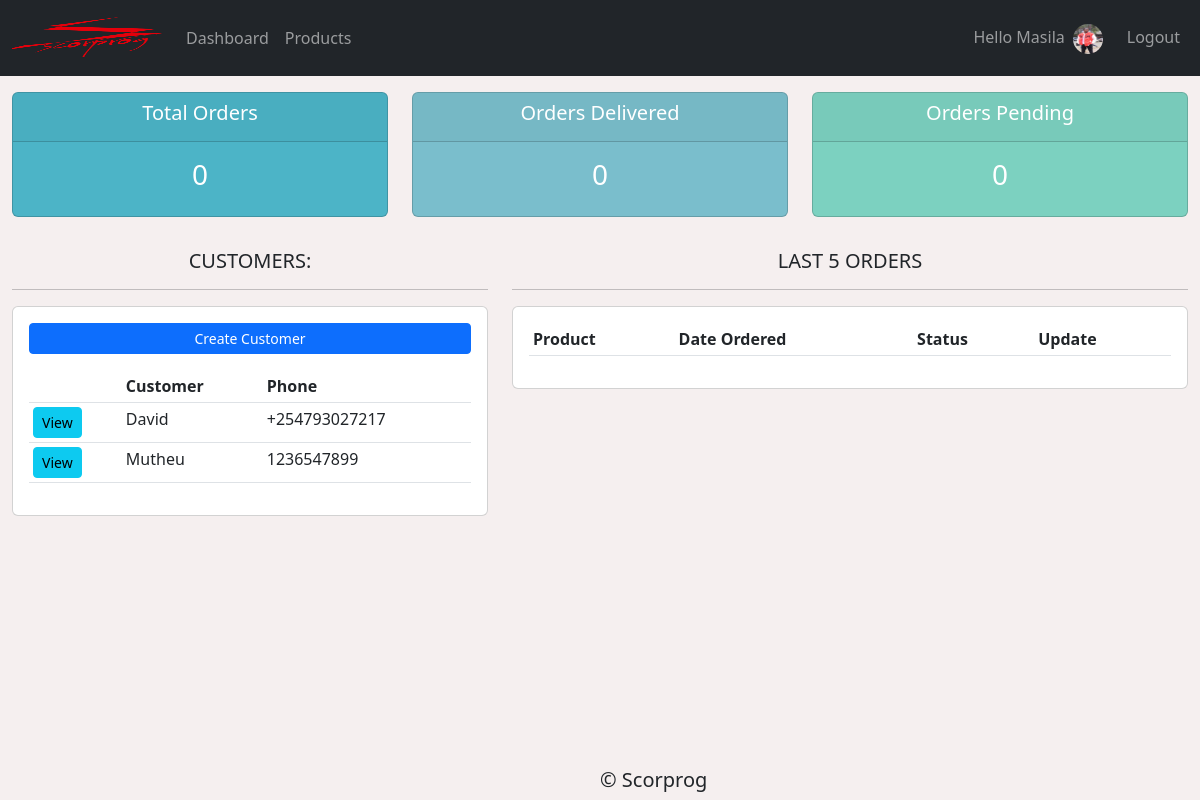
The app's page / (signed in) with its own data.
### accounts/models.py (models this page shows, shortened)
class Customer(models.Model):
    user = models.OneToOneField(User, null=True, on_delete=models.CASCADE)
    first_name = models.CharField(max_length=100, null=True)
    last_name = models.CharField(max_length=100, null=True)
    email = models.EmailField(max_length=100, null=True)
    profile_pic = models.ImageField(null=True, blank=True, default="Blank.png")
    phone = models.CharField(null=True, unique=True, max_length=50)
    date_created = models.DateTimeField(auto_now_add=True)

### accounts/decorators.py (the view)
    def wrapper(request, *args, **kwargs):
        group = None
        if request.user.groups.exists():
            group = request.user.groups.all()[0].name
            if group == 'customer':
                return redirect("/user")
            if group == "admin" or group == 'employee':
                return view_func(request, *args, **kwargs)
        else:
            return HttpResponse("<h1>403 Forbidden</h1>")

### accounts/views.py (called while the page is built)
@login_required(login_url='/login')
@admin_only
def home(request):
    orders = Order.objects.all()
    customers = Customer.objects.all()
    total_customers = customers.count()
    total_orders = orders.count()
    orders_delivered = orders.filter(status='Delivered').count()
    orders_pending = orders.filter(status='Pending').count()
    context = {
        'orders': orders,
        'customers': customers,
        'total_orders': total_orders,
        'total_customers': total_customers,
        'orders_delivered': orders_delivered,
        'orders_pending': orders_pending
    }
    return render(request, 'accounts/dashboard.html', context)

### accounts/templates/accounts/dashboard.html (shortened to what this page needs)
{% extends 'accounts/base.html'%}
{% block content %}
{% include 'accounts/status.html'%}
<div class="container-fluid mt-3">
    <div class="row">
        <div class="col-md-5">
            <h5 class="text-center">CUSTOMERS:</h5>
            <hr>
            <div class="card card-body">
                <a href="" class="btn btn-primary btn-sm btn-block mb-3">Create Customer</a>
                <table class="table table-sm">
                    <tr>
                        <th></th>
                        <th>Customer</th>
                        <th>Phone</th>
                    </tr>
                    {% for customer in customers%}
                    <tr>
                        <td><a class="btn btn-sm btn-info" href="{% url 'customer' customer.id %}">View</a></td>
                        <td>{{ customer.last_name }}</td>
                        <td>{{ customer.phone }}</td>
                    </tr>
                    {% endfor %}
                </table>
            </div>
        </div>
        <div class="col-md-7">
            <h5 class="text-center">LAST 5 ORDERS</h5>
            <hr>
            <div class="card card-body">
                <table class="table table-sm">
                    <tr>
                        <th>Product</th>
                        <th>Date Ordered</th>
                        <th>Status</th>
                        <th>Update</th>
                    </tr>
                </table>
            </div>
        </div>
    </div>
</div>
{% endblock %}

### accounts/templates/accounts/navbar.html (shortened to what this page needs)
{% load static %}
<nav class="navbar navbar-dark navbar-expand-lg bg-dark">
    <div class="container-fluid">
        <a class="navbar-brand" href="{% url 'home' %}"><img src="{% static 'images/logo.png' %}" alt="scorprog logo"
                id="img-logo"></a>
        <div class="collapse navbar-collapse" id="navbarNavDropdown">
            <ul class="navbar-nav">
                {% for groups in user.groups.all %}
                {% if groups.name == 'admin' or groups.name == 'employee' %}
                <li class="nav-item">
                    <a class="nav-link" aria-current="page" href="{% url 'home' %}">Dashboard</a>
                </li>
                <li class="nav-item">
                    <a class="nav-link" href="{% url 'products' %}">Products</a>
                </li>
                {% endif %}
                {% endfor %}
            </ul>
            <ul class="navbar-nav ms-auto">
                {% if not user.is_authenticated %}
                <li class="nav-item">
                    <a class="nav-link" href="{% url 'login' %}">login</a>
                </li>
                <li class="nav-item">
                    <a class="nav-link" href="{% url 'register' %}">Signup</a>
                </li>
                {% else %}
                <li class="nav-item">
                    <span class="nav-link">Hello {{ user|capfirst }}</span>
                </li>
                {% if user.customer.profile_pic %}
                <a class="navbar-brand" href="{% url 'settings' %}"><img src="{{ user.customer.profile_pic.url }}"
                        alt="scorprog logo" id="profile-logo"></a>
                {% endif %}
                <li class="nav-item">
                    <a class="nav-link" href="{% url 'logout' %}">Logout</a>
                </li>
                {% endif %}
            </ul>
        </div>
    </div>
</nav>

### static/css/main.css (style rules this page uses)
body { margin: 0; padding: 0; height: 100%; background: #f5efef !important; }
#img-logo { min-height: 30px; max-height: 50px; max-width: 200px; width: 150px; }
#profile-logo { height: 30px; width: 30px; max-height: 30px; max-width: 30px; border-radius: 50%; }

### records on screen
Customer: last_name "David", phone "+254793027217"
Customer: last_name "Mutheu", phone "1236547899"

### other values on screen
{{ user|capfirst }} "Masila"
{{ total_orders }} "0"
{{ orders_delivered }} "0"
{{ orders_pending }} "0"
